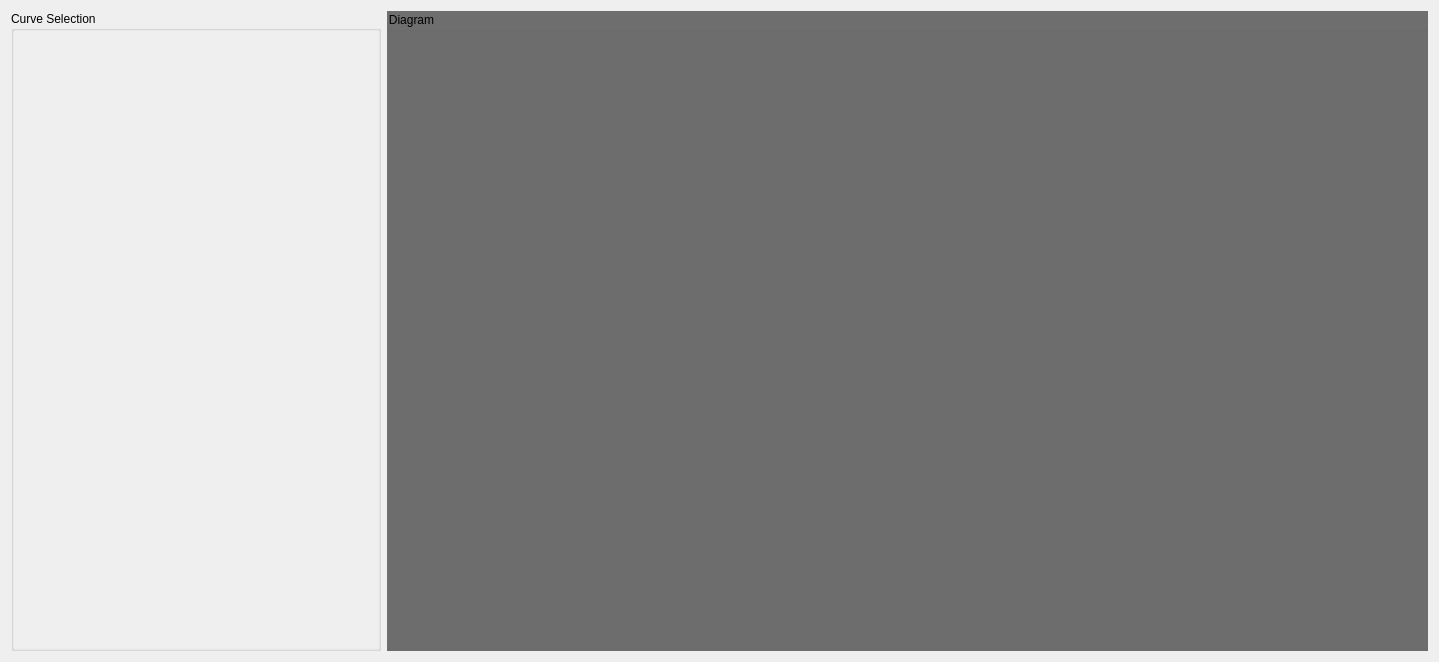
<?xml version="1.0" encoding="UTF-8"?>
<ui version="4.0">
 <class>QtChartWindow</class>
 <widget class="QWidget" name="QtChartWindow">
  <property name="windowModality">
   <enum>Qt::WindowModal</enum>
  </property>
  <property name="geometry">
   <rect>
    <x>0</x>
    <y>0</y>
    <width>1439</width>
    <height>662</height>
   </rect>
  </property>
  <property name="minimumSize">
   <size>
    <width>470</width>
    <height>0</height>
   </size>
  </property>
  <property name="maximumSize">
   <size>
    <width>10000</width>
    <height>10000</height>
   </size>
  </property>
  <property name="windowTitle">
   <string>Form</string>
  </property>
  <layout class="QHBoxLayout" name="horizontalLayout">
   <item>
    <widget class="QGroupBox" name="gbCurve">
     <property name="sizePolicy">
      <sizepolicy hsizetype="Expanding" vsizetype="MinimumExpanding">
       <horstretch>1</horstretch>
       <verstretch>0</verstretch>
      </sizepolicy>
     </property>
     <property name="minimumSize">
      <size>
       <width>90</width>
       <height>200</height>
      </size>
     </property>
     <property name="maximumSize">
      <size>
       <width>370</width>
       <height>16777215</height>
      </size>
     </property>
     <property name="title">
      <string>Curve Selection</string>
     </property>
     <property name="alignment">
      <set>Qt::AlignLeading|Qt::AlignLeft|Qt::AlignTop</set>
     </property>
     <layout class="QVBoxLayout" name="verticalLayout">
      <property name="spacing">
       <number>2</number>
      </property>
      <property name="leftMargin">
       <number>0</number>
      </property>
      <property name="topMargin">
       <number>0</number>
      </property>
      <property name="rightMargin">
       <number>0</number>
      </property>
      <property name="bottomMargin">
       <number>0</number>
      </property>
      <item>
       <widget class="QScrollArea" name="curveListWidget">
        <property name="sizePolicy">
         <sizepolicy hsizetype="Minimum" vsizetype="Expanding">
          <horstretch>0</horstretch>
          <verstretch>0</verstretch>
         </sizepolicy>
        </property>
        <property name="minimumSize">
         <size>
          <width>60</width>
          <height>150</height>
         </size>
        </property>
        <property name="baseSize">
         <size>
          <width>60</width>
          <height>150</height>
         </size>
        </property>
        <property name="autoFillBackground">
         <bool>false</bool>
        </property>
        <property name="frameShape">
         <enum>QFrame::NoFrame</enum>
        </property>
        <property name="frameShadow">
         <enum>QFrame::Sunken</enum>
        </property>
        <property name="widgetResizable">
         <bool>true</bool>
        </property>
        <property name="alignment">
         <set>Qt::AlignLeading|Qt::AlignLeft|Qt::AlignTop</set>
        </property>
        <widget class="QWidget" name="scrollAreaWidgetContents">
         <property name="geometry">
          <rect>
           <x>0</x>
           <y>0</y>
           <width>366</width>
           <height>627</height>
          </rect>
         </property>
        </widget>
       </widget>
      </item>
     </layout>
    </widget>
   </item>
   <item>
    <widget class="QGroupBox" name="gbChartPlot">
     <property name="sizePolicy">
      <sizepolicy hsizetype="MinimumExpanding" vsizetype="MinimumExpanding">
       <horstretch>0</horstretch>
       <verstretch>0</verstretch>
      </sizepolicy>
     </property>
     <property name="minimumSize">
      <size>
       <width>200</width>
       <height>200</height>
      </size>
     </property>
     <property name="baseSize">
      <size>
       <width>800</width>
       <height>300</height>
      </size>
     </property>
     <property name="styleSheet">
      <string notr="true">background-color: #6E6E6E;</string>
     </property>
     <property name="title">
      <string>Diagram</string>
     </property>
     <layout class="QHBoxLayout" name="horizontalLayout_3">
      <item>
       <layout class="QVBoxLayout" name="verticalLayout_2"/>
      </item>
     </layout>
    </widget>
   </item>
  </layout>
 </widget>
 <resources/>
 <connections/>
</ui>
